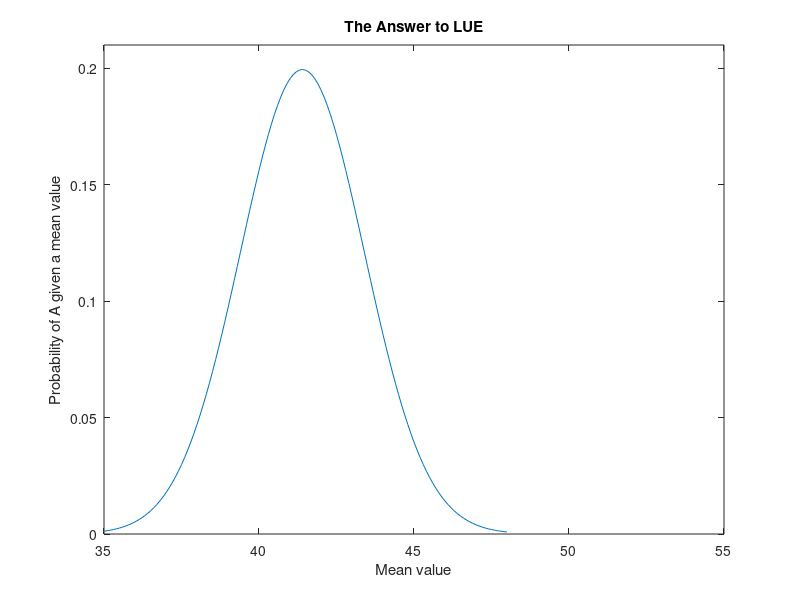

MATLAB code to generate this figure:
sigma = 2;
A = 41.4;
mu = 34:0.1:48;

P_A_mu = 1./(sigma.*sqrt(2*pi)).*exp(-.5*((A-mu)./sigma).^2);

sum(P_A_mu)
plot(mu,P_A_mu)
title('The Answer to LUE')
xlabel('Mean value')
ylabel('Probability of A given a mean value')
xlim([35 55])
ylim([0 0.21])
